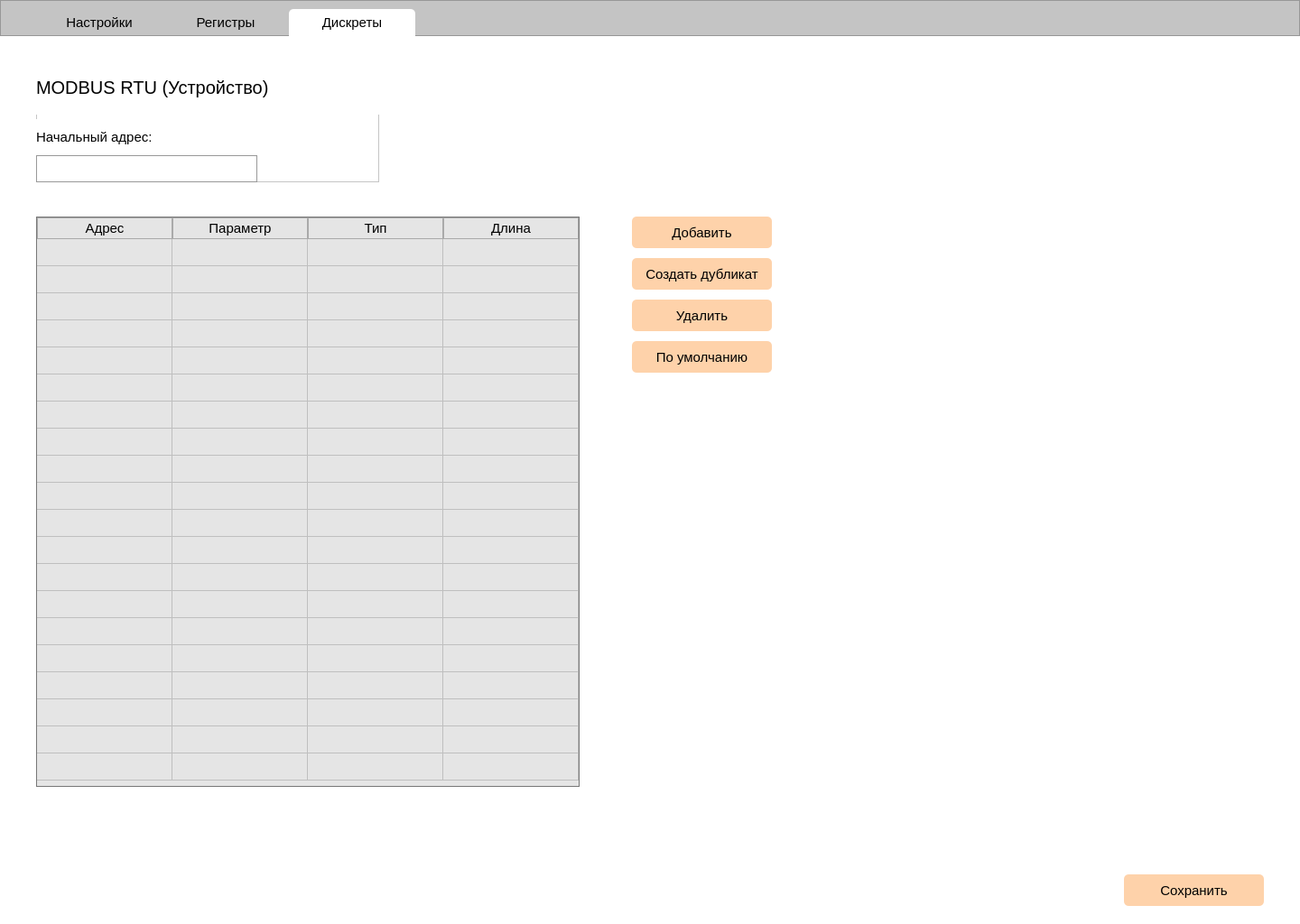
<?xml version="1.0" encoding="UTF-8"?>
<ui version="4.0">
 <class>Form</class>
 <widget class="QWidget" name="Form">
  <property name="geometry">
   <rect>
    <x>0</x>
    <y>0</y>
    <width>1440</width>
    <height>1024</height>
   </rect>
  </property>
  <property name="font">
   <font>
    <pointsize>8</pointsize>
   </font>
  </property>
  <property name="windowTitle">
   <string>Telemechanics</string>
  </property>
  <property name="styleSheet">
   <string notr="true">QWidget {
	background-color: white;
}</string>
  </property>
  <widget class="QFrame" name="frame_8">
   <property name="geometry">
    <rect>
     <x>0</x>
     <y>0</y>
     <width>1440</width>
     <height>40</height>
    </rect>
   </property>
   <property name="styleSheet">
    <string notr="true">QFrame { background-color: #c4c4c4; }</string>
   </property>
   <property name="frameShape">
    <enum>QFrame::StyledPanel</enum>
   </property>
   <property name="frameShadow">
    <enum>QFrame::Raised</enum>
   </property>
   <widget class="QPushButton" name="pushButton">
    <property name="geometry">
     <rect>
      <x>40</x>
      <y>10</y>
      <width>140</width>
      <height>30</height>
     </rect>
    </property>
    <property name="font">
     <font>
      <pointsize>11</pointsize>
     </font>
    </property>
    <property name="styleSheet">
     <string notr="true">QPushButton { border: none; border-top-left-radius: 5px; border-top-right-radius: 5px; background-color: transparent; }</string>
    </property>
    <property name="text">
     <string>Настройки</string>
    </property>
   </widget>
   <widget class="QPushButton" name="pushButton_2">
    <property name="geometry">
     <rect>
      <x>180</x>
      <y>10</y>
      <width>140</width>
      <height>30</height>
     </rect>
    </property>
    <property name="font">
     <font>
      <pointsize>11</pointsize>
     </font>
    </property>
    <property name="styleSheet">
     <string notr="true">QPushButton { border: none; border-top-left-radius: 5px; border-top-right-radius: 5px; background-color: transparent; }</string>
    </property>
    <property name="text">
     <string>Регистры</string>
    </property>
   </widget>
   <widget class="QPushButton" name="pushButton_8">
    <property name="geometry">
     <rect>
      <x>320</x>
      <y>10</y>
      <width>140</width>
      <height>30</height>
     </rect>
    </property>
    <property name="font">
     <font>
      <pointsize>11</pointsize>
     </font>
    </property>
    <property name="styleSheet">
     <string notr="true">QPushButton { border: none; border-top-left-radius: 5px; border-top-right-radius: 5px; }</string>
    </property>
    <property name="text">
     <string>Дискреты</string>
    </property>
   </widget>
  </widget>
  <widget class="QFrame" name="frame_9">
   <property name="geometry">
    <rect>
     <x>40</x>
     <y>67</y>
     <width>380</width>
     <height>135</height>
    </rect>
   </property>
   <property name="frameShape">
    <enum>QFrame::StyledPanel</enum>
   </property>
   <property name="frameShadow">
    <enum>QFrame::Raised</enum>
   </property>
   <widget class="QLabel" name="label_8">
    <property name="geometry">
     <rect>
      <x>0</x>
      <y>0</y>
      <width>380</width>
      <height>60</height>
     </rect>
    </property>
    <property name="font">
     <font>
      <pointsize>15</pointsize>
     </font>
    </property>
    <property name="text">
     <string>MODBUS RTU (Устройство)</string>
    </property>
   </widget>
   <widget class="QFrame" name="frame_16">
    <property name="geometry">
     <rect>
      <x>0</x>
      <y>65</y>
      <width>245</width>
      <height>70</height>
     </rect>
    </property>
    <property name="styleSheet">
     <string notr="true">QFrame { border: none; }</string>
    </property>
    <property name="frameShape">
     <enum>QFrame::StyledPanel</enum>
    </property>
    <property name="frameShadow">
     <enum>QFrame::Raised</enum>
    </property>
    <widget class="QLabel" name="label_15">
     <property name="geometry">
      <rect>
       <x>0</x>
       <y>0</y>
       <width>245</width>
       <height>40</height>
      </rect>
     </property>
     <property name="font">
      <font>
       <pointsize>11</pointsize>
      </font>
     </property>
     <property name="text">
      <string>Начальный адрес:</string>
     </property>
    </widget>
    <widget class="QLineEdit" name="lineEdit">
     <property name="geometry">
      <rect>
       <x>0</x>
       <y>40</y>
       <width>245</width>
       <height>30</height>
      </rect>
     </property>
     <property name="font">
      <font>
       <pointsize>10</pointsize>
      </font>
     </property>
     <property name="styleSheet">
      <string notr="true">QLineEdit { border: 1px solid #999; }</string>
     </property>
    </widget>
   </widget>
  </widget>
  <widget class="QPushButton" name="pushButton_3">
   <property name="geometry">
    <rect>
     <x>1245</x>
     <y>969</y>
     <width>155</width>
     <height>35</height>
    </rect>
   </property>
   <property name="font">
    <font>
     <pointsize>11</pointsize>
    </font>
   </property>
   <property name="styleSheet">
    <string notr="true">QPushButton { border-radius: 5px; background-color: #FED2AA; }</string>
   </property>
   <property name="text">
    <string>Сохранить</string>
   </property>
  </widget>
  <widget class="QTableWidget" name="tableWidget">
   <property name="geometry">
    <rect>
     <x>40</x>
     <y>240</y>
     <width>602</width>
     <height>632</height>
    </rect>
   </property>
   <property name="styleSheet">
    <string notr="true">QTableWidget { border: 1px solid #777; }
QTableWidget QHeaderView { border: none; }
QTableWidget, QTableWidget QHeaderView:section, QTableWidget QHeaderView {
	 background-color: #e5e5e5; 
}
QHeaderView::section { border: 1px solid #aaa; }</string>
   </property>
   <property name="textElideMode">
    <enum>Qt::ElideLeft</enum>
   </property>
   <property name="verticalScrollMode">
    <enum>QAbstractItemView::ScrollPerItem</enum>
   </property>
   <property name="showGrid">
    <bool>true</bool>
   </property>
   <property name="wordWrap">
    <bool>true</bool>
   </property>
   <property name="rowCount">
    <number>20</number>
   </property>
   <property name="columnCount">
    <number>4</number>
   </property>
   <attribute name="horizontalHeaderCascadingSectionResizes">
    <bool>false</bool>
   </attribute>
   <attribute name="horizontalHeaderDefaultSectionSize">
    <number>150</number>
   </attribute>
   <attribute name="horizontalHeaderHighlightSections">
    <bool>false</bool>
   </attribute>
   <attribute name="horizontalHeaderShowSortIndicator" stdset="0">
    <bool>false</bool>
   </attribute>
   <attribute name="horizontalHeaderStretchLastSection">
    <bool>false</bool>
   </attribute>
   <attribute name="verticalHeaderVisible">
    <bool>false</bool>
   </attribute>
   <row>
    <property name="text">
     <string>1</string>
    </property>
   </row>
   <row>
    <property name="text">
     <string>2</string>
    </property>
   </row>
   <row>
    <property name="text">
     <string>3</string>
    </property>
   </row>
   <row>
    <property name="text">
     <string>4</string>
    </property>
   </row>
   <row>
    <property name="text">
     <string>5</string>
    </property>
   </row>
   <row>
    <property name="text">
     <string>6</string>
    </property>
   </row>
   <row>
    <property name="text">
     <string>7</string>
    </property>
   </row>
   <row>
    <property name="text">
     <string>8</string>
    </property>
   </row>
   <row>
    <property name="text">
     <string>9</string>
    </property>
   </row>
   <row>
    <property name="text">
     <string>10</string>
    </property>
   </row>
   <row>
    <property name="text">
     <string>11</string>
    </property>
   </row>
   <row>
    <property name="text">
     <string>12</string>
    </property>
   </row>
   <row/>
   <row/>
   <row/>
   <row/>
   <row/>
   <row/>
   <row/>
   <row/>
   <column>
    <property name="text">
     <string>Адрес</string>
    </property>
    <property name="font">
     <font>
      <pointsize>11</pointsize>
     </font>
    </property>
   </column>
   <column>
    <property name="text">
     <string>Параметр</string>
    </property>
    <property name="font">
     <font>
      <pointsize>11</pointsize>
     </font>
    </property>
    <property name="background">
     <color alpha="0">
      <red>0</red>
      <green>0</green>
      <blue>0</blue>
     </color>
    </property>
   </column>
   <column>
    <property name="text">
     <string>Тип</string>
    </property>
    <property name="font">
     <font>
      <pointsize>11</pointsize>
     </font>
    </property>
    <property name="background">
     <color alpha="0">
      <red>0</red>
      <green>0</green>
      <blue>0</blue>
     </color>
    </property>
   </column>
   <column>
    <property name="text">
     <string>Длина</string>
    </property>
    <property name="font">
     <font>
      <pointsize>11</pointsize>
     </font>
    </property>
   </column>
  </widget>
  <widget class="QFrame" name="frame_3">
   <property name="geometry">
    <rect>
     <x>700</x>
     <y>240</y>
     <width>155</width>
     <height>181</height>
    </rect>
   </property>
   <property name="styleSheet">
    <string notr="true">QFrame { border: none; }</string>
   </property>
   <property name="frameShape">
    <enum>QFrame::StyledPanel</enum>
   </property>
   <property name="frameShadow">
    <enum>QFrame::Raised</enum>
   </property>
   <widget class="QPushButton" name="pushButton_4">
    <property name="geometry">
     <rect>
      <x>0</x>
      <y>0</y>
      <width>155</width>
      <height>35</height>
     </rect>
    </property>
    <property name="font">
     <font>
      <pointsize>11</pointsize>
     </font>
    </property>
    <property name="styleSheet">
     <string notr="true">QPushButton { border-radius: 5px; background-color: #FED2AA; }</string>
    </property>
    <property name="text">
     <string>Добавить</string>
    </property>
   </widget>
   <widget class="QPushButton" name="pushButton_7">
    <property name="geometry">
     <rect>
      <x>0</x>
      <y>92</y>
      <width>155</width>
      <height>35</height>
     </rect>
    </property>
    <property name="font">
     <font>
      <pointsize>11</pointsize>
     </font>
    </property>
    <property name="styleSheet">
     <string notr="true">QPushButton { border-radius: 5px; background-color: #FED2AA; }</string>
    </property>
    <property name="text">
     <string>Удалить</string>
    </property>
   </widget>
   <widget class="QPushButton" name="pushButton_5">
    <property name="geometry">
     <rect>
      <x>0</x>
      <y>46</y>
      <width>155</width>
      <height>35</height>
     </rect>
    </property>
    <property name="font">
     <font>
      <pointsize>11</pointsize>
     </font>
    </property>
    <property name="styleSheet">
     <string notr="true">QPushButton { border-radius: 5px; background-color: #FED2AA; }</string>
    </property>
    <property name="text">
     <string>Создать дубликат</string>
    </property>
   </widget>
   <widget class="QPushButton" name="pushButton_6">
    <property name="geometry">
     <rect>
      <x>0</x>
      <y>138</y>
      <width>155</width>
      <height>35</height>
     </rect>
    </property>
    <property name="font">
     <font>
      <pointsize>11</pointsize>
     </font>
    </property>
    <property name="styleSheet">
     <string notr="true">QPushButton { border-radius: 5px; background-color: #FED2AA; }</string>
    </property>
    <property name="text">
     <string>По умолчанию</string>
    </property>
   </widget>
  </widget>
 </widget>
 <resources/>
 <connections/>
</ui>
